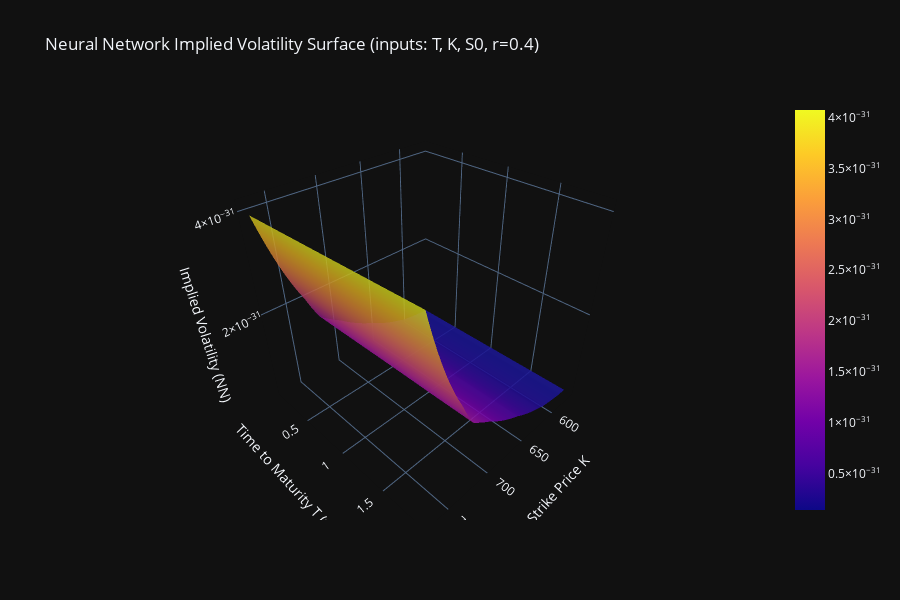

Write notebook code for a chart like this one.
### Code cell
fig = go.Figure(data=[go.Surface(x=KK, y=TT, z=IV_surface_NN, opacity=0.85)])
fig.update_layout(
    title="Neural Network Implied Volatility Surface (inputs: T, K, S0, r=0.4)",
    scene=dict(
        xaxis_title="Strike Price K",
        yaxis_title="Time to Maturity T (years)",
        zaxis_title="Implied Volatility (NN)",
    ),
    template="plotly_dark",
    width=900,
    height=600,
)
fig.show()

### Figure 1 — Plotly figure (JSON) as saved in the notebook; plotly's stock layout.template omitted (floating-point values rounded to 4 significant figures; data arrays with more than 128 entries replaced by an {"elided": "..."} marker saying what was removed)
{"data": [{"opacity": 0.85, "type": "surface", "x": {"elided": "19x201 float values"}, "y": {"elided": "19x201 float values"}, "z": {"elided": "19x201 float values"}}], "layout": {"height": 600, "scene": {"xaxis": {"title": {"text": "Strike Price K"}}, "yaxis": {"title": {"text": "Time to Maturity T (years)"}}, "zaxis": {"title": {"text": "Implied Volatility (NN)"}}}, "title": {"text": "Neural Network Implied Volatility Surface (inputs: T, K, S0, r=0.4)"}, "width": 900}}
